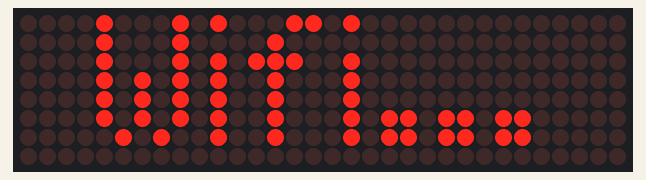
The program below on a simulated ESP32. Shown: 32×8 LED matrix. WiFi joins after 1.5 s; servers stay silent unless stated; the local clock reads 2024-03-15 10:24:30 at power-on unless the program sets it.

Above: at 0.2 s.
At 1.7 s:
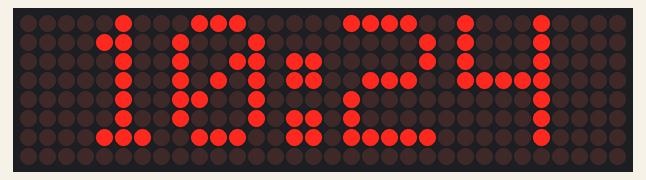
At 20.7 s:
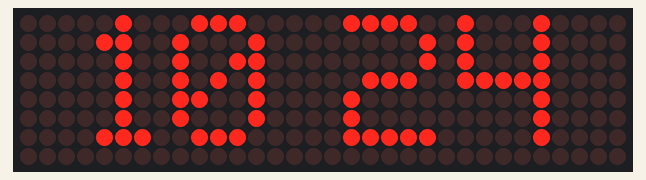
At 31.7 s:
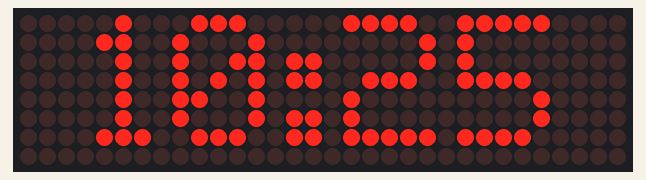
At 38.7 s:
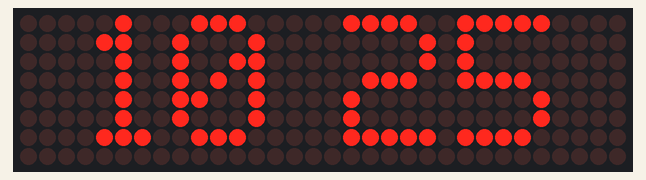

The program:

main.cpp
```cpp
#include <Arduino.h>
#include <MD_Parola.h>
#include <MD_MAX72xx.h>
#include <SPI.h>
#include <WiFi.h>

#define MAX_DEVICES 4 // 4 blocks
#define CS_PIN 17

#define WIFI_SSID "Use WIFI SSID"
#define WIFI_PASSWORD "Password to connect WIFI"

#define NTP_SERVER "fr.pool.ntp.org"
#define NTP_GMTOFFSET_SEC 7200 // Paris GMT + 2 = 3600 x 2

MD_Parola ledMatrix = MD_Parola(MD_MAX72XX::FC16_HW, CS_PIN, MAX_DEVICES);
char sep = true;
struct tm timeinfo;

void setup() {
  ledMatrix.begin();         // initialize the object
  ledMatrix.setIntensity(0); // set the brightness of the LED matrix display (from 0 to 15)
  ledMatrix.displayClear();  // clear LED matrix display
  ledMatrix.setTextAlignment(PA_CENTER); // center text
  delay(100);

  // Connect to wifi
  WiFi.mode(WIFI_STA);
  WiFi.begin(WIFI_SSID, WIFI_PASSWORD);
  while (WiFi.status() != WL_CONNECTED) {
    ledMatrix.print("Wifi...");
    delay(100);
  }

  // NTP server
  configTime(NTP_GMTOFFSET_SEC, 0, NTP_SERVER);
  while(!getLocalTime(&timeinfo)) {
    ledMatrix.print("NTP...");
    delay(100);
  }

  // Disable wifi
  WiFi.disconnect(true);
  WiFi.mode(WIFI_OFF);

  setCpuFrequencyMhz(80);
}

void loop() {
  getLocalTime(&timeinfo);
  if(sep) {
    ledMatrix.print(&timeinfo, "%H:%M");
  } else {
    ledMatrix.print(&timeinfo, "%H %M");
  }
  sep = !sep;
  delay(1000);
}
```

Measured:
- what the display in image 0 shows lasts 1.5 s, from 0.1 s to 1.6 s
- what the display in image 1 shows lasts 1.0 s, from 1.6 s to 2.6 s
